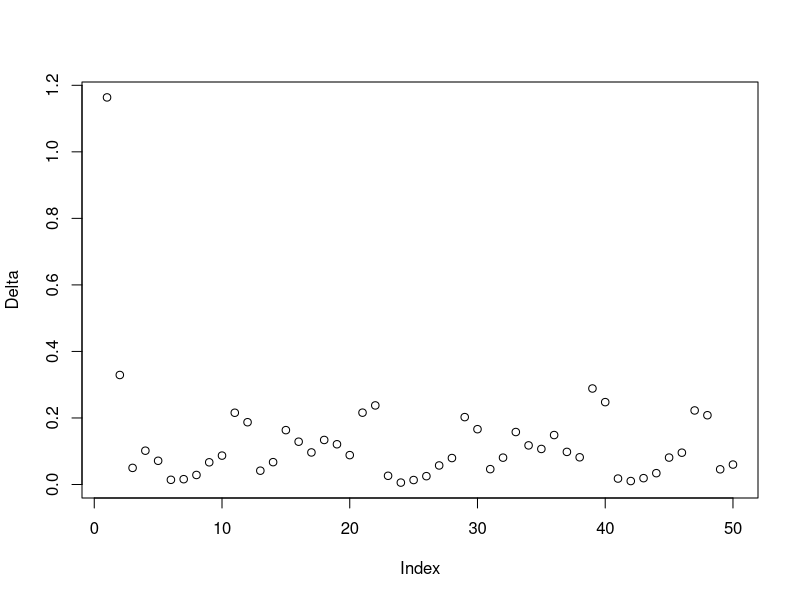
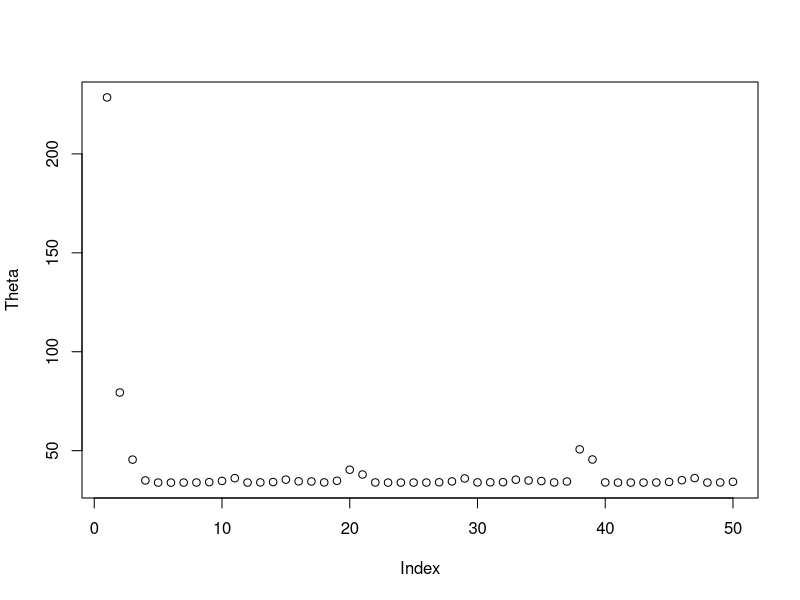

Generate these figures, in order, with R:
jacob = function(beta, x){
  n = length(x)
  p = length(beta)
  J = matrix(nrow = n, ncol = p)
  
  for (i in 1:n){
    a = -x[i]/(beta[2]+x[i])
    b = beta[1]*x[i]/(beta[2]+x[i])^2
    J[i, ] = c(a, b)
  }
  
  return(J)
}

model_function = function(beta, x){
  n = length(x)
  A = c()
  
  for (i in 1:n){
    A[i] = beta[1]*x[i]/(beta[2]+x[i])
  }
  
  return(A)
}





n = 50
p = 2
beta_true = c(0.6, 1.5)




e = rnorm(n, mean = 0, sd = 0.1)
x = rnorm(n, mean = 0, sd = 1)
y = model_function(beta_true, x)+e





beta = c(0.5, 1.4) # The algorithm depends heavily on the initial values... :_(
Delta = c()
Theta = c()


for (i in 1:50){
  beta_old = beta
  
  J = jacob(beta, x)
  r = y - model_function(beta, x)
  beta = beta - solve(t(J) %*% J) %*% t(J) %*% r
  Delta[i] = norm(x = beta - beta_old, type = "2")
  Theta[i] = norm(x = y - model_function(beta, x), type = "2")
}

beta
plot(Delta)
plot(Theta)
